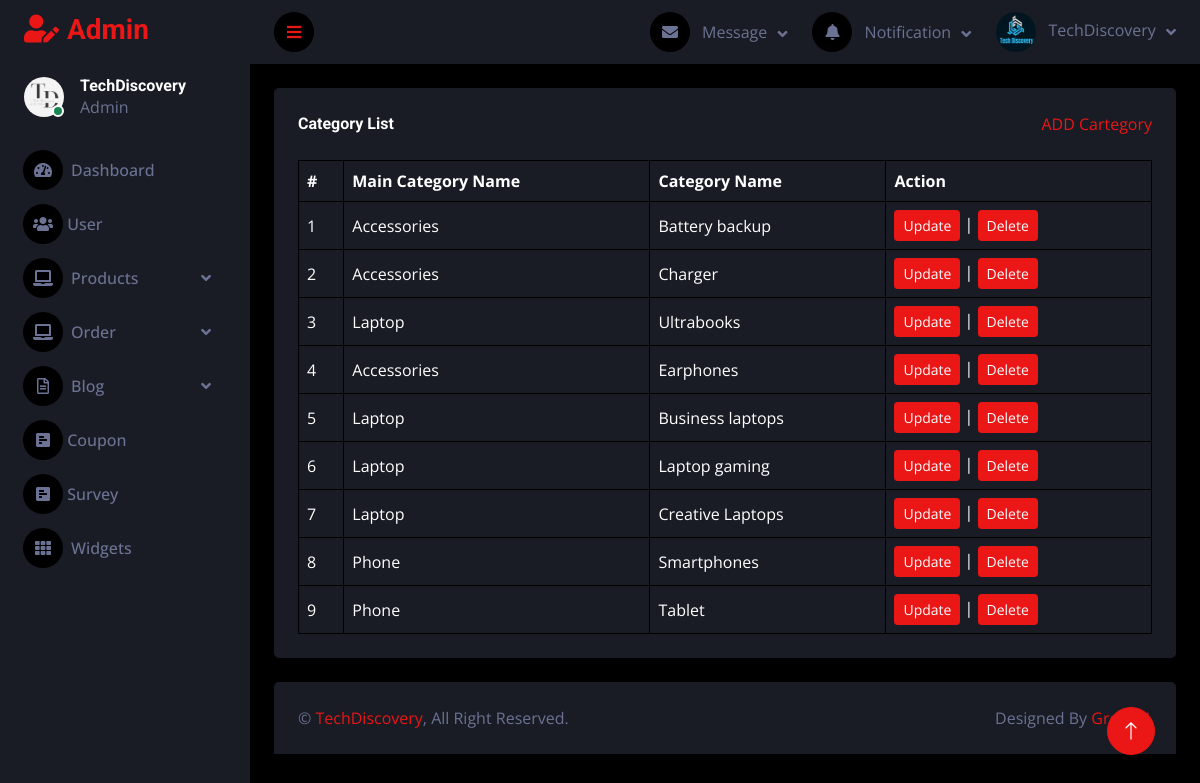
/admin/cartegorylist.php, run on the app's committed database.
### tables this page shows
CREATE TABLE `tbl_cartegory` (
  `cartegory_id` int(11) NOT NULL,
  `cartegory_name` varchar(255) NOT NULL,
  `cartegory_main_id` int(11) NOT NULL
);

CREATE TABLE `tbl_cartegory_main` (
  `cartegory_main_id` int(11) NOT NULL,
  `cartegory_main_name` varchar(255) NOT NULL
);

### admin/database.php (called while the page is built, shortened)
<?php
class Database
{
    public $host = DB_HOST;
    public $user = DB_USER;
    public $pass = DB_PASS;
    public $dbname = DB_NAME;
    public $link;
    private function connectDB()
    {
        try {
            $this->link = new mysqli($this->host, $this->user, $this->pass, $this->dbname);
        } catch (Exception $e) {
            echo "Error: " . $e->getMessage();
        }
    }
    public function select($query)
    {
        try {
            $result = $this->link->query($query);
            if ($result->num_rows > 0) {
                return $result;
            } else {
                return false;
            }
        } catch (Exception $e) {
            echo "Error: " . $e->getMessage();
        }
    }
}
?>

### admin/class/cartegory_class.php (called while the page is built, shortened)
<?php
    include 'database.php';
?>
<?php
    class cartegory {
        private $db;
        public function __construct()
        {
            $this -> db = new Database();
        }
        public function show_cartegory(){
            $query = "SELECT tbl_cartegory.*, tbl_cartegory_main.cartegory_main_name
                      FROM tbl_cartegory
                      INNER JOIN tbl_cartegory_main ON tbl_cartegory.cartegory_main_id = tbl_cartegory_main.cartegory_main_id
                      ORDER BY tbl_cartegory.cartegory_id DESC";
            $result = $this->db->select($query);
            return $result;
        }
    }
?>

### admin/cartegorylist.php (the view, shortened to what this page needs)
<?php
include "header.php";
include "sidebar.php";
include "navbar.php";
include "class/cartegory_class.php";
?>
<?php
$cartegory = new cartegory;
$show_cartegory = $cartegory->show_cartegory();
?>
<div class="container-fluid pt-4 px-4">
    <div class="bg-secondary text-center rounded p-4">
        <div class="d-flex align-items-center justify-content-between mb-4">
            <h6 class="mb-0">Category List</h6>
            <a href="cartegory_add.php">ADD Cartegory</a>
        </div>
        <div class="table-responsive">
            <table class="table text-start align-middle table-bordered table-hover mb-0">
                <thead>
                    <tr class="text-white">
                        <th scope="col">#</th>
                        <th scope="col">Main Category Name</th>
                        <th scope="col">Category Name</th>
                        <th scope="col">Action</th>
                    </tr>
                </thead>
                <tbody>
                    <?php
                    if ($show_cartegory) {
                        $i = 0;
                        while ($result = $show_cartegory->fetch_assoc()) {
                            $i++;
                    ?>
                            <tr>
                                <td><?php echo $i ?></td>
                                <td><?php echo $result['cartegory_main_name'] ?></td>
                                <td><?php echo $result['cartegory_name'] ?></td>
                                <td>
                                    <a class="btn btn-sm btn-primary" href="cartegoryedit.php?cartegory_id=<?php echo $result['cartegory_id'] ?>">Update</a> |
                                    <a class="btn btn-sm btn-primary" href="#" onclick="confirmDelete(<?php echo $result['cartegory_id']; ?>)">Delete</a>
                                </td>
                            </tr>
                    <?php
                        }
                    }
                    ?>
                </tbody>
            </table>
        </div>
    </div>
</div>
<?php
include "footer.php";
?>

### admin/css/style.css (style rules this page uses)
:root { --primary: #EB1616; --secondary: #191C24; --light: #6C7293; --dark: #000000; }
.btn { transition: .5s; }

### data on the page
tbl_cartegory: cartegory_main.cartegory_main_name "Accessories", cartegory_name "Battery backup"
tbl_cartegory: cartegory_main.cartegory_main_name "Accessories", cartegory_name "Charger"
tbl_cartegory: cartegory_main.cartegory_main_name "Laptop", cartegory_name "Ultrabooks"
tbl_cartegory: cartegory_main.cartegory_main_name "Accessories", cartegory_name "Earphones"
tbl_cartegory: cartegory_main.cartegory_main_name "Laptop", cartegory_name "Business laptops"
tbl_cartegory: cartegory_main.cartegory_main_name "Laptop", cartegory_name "Laptop gaming"
tbl_cartegory: cartegory_main.cartegory_main_name "Laptop", cartegory_name "Creative Laptops"
tbl_cartegory: cartegory_main.cartegory_main_name "Phone", cartegory_name "Smartphones"
tbl_cartegory: cartegory_main.cartegory_main_name "Phone", cartegory_name "Tablet"
